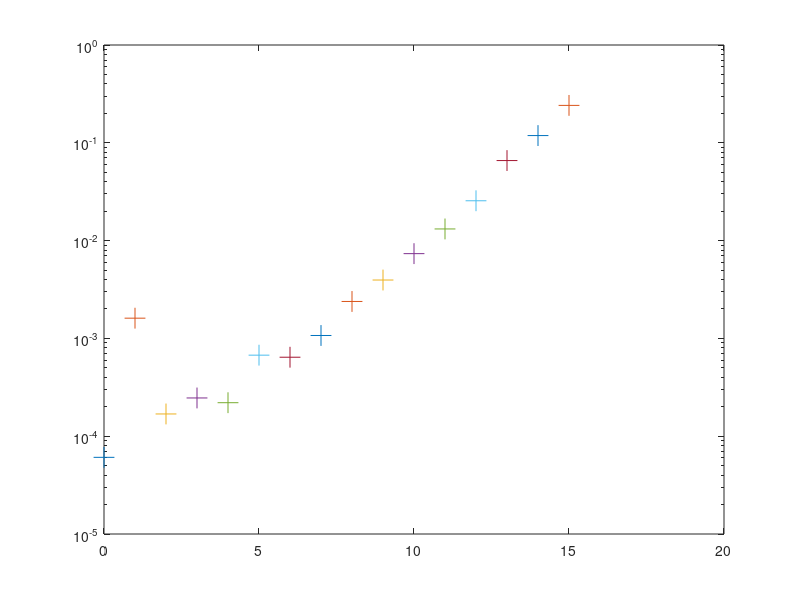

This chart was generated by the following MATLAB code:
clear all
k=15

for i =0:k
    v=(1:2^i)
    tic
    w=fft(v)
    time=toc
    semilogy(i,time,'+','markersize',15), hold on
end